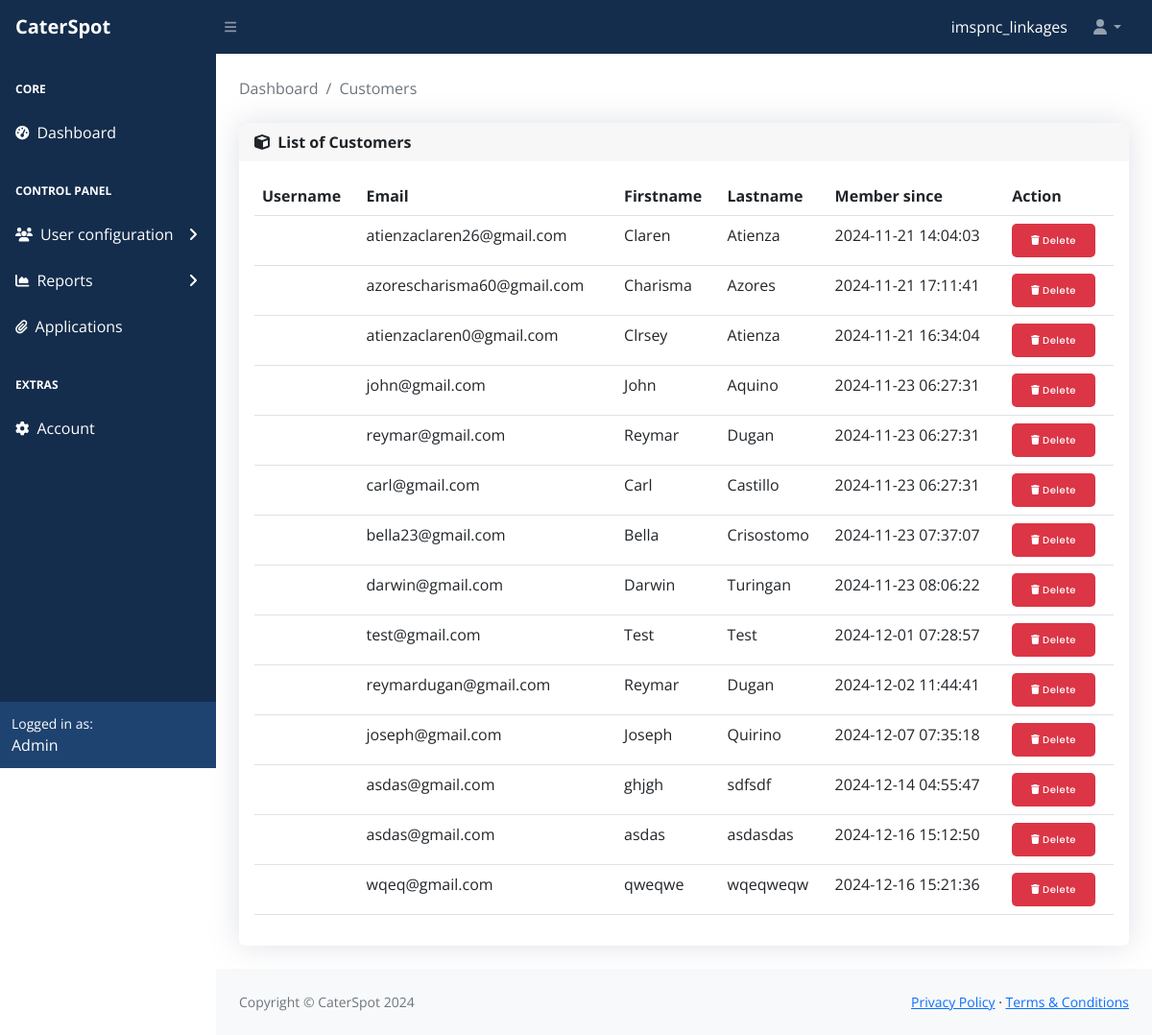
The app's page /admin/main/customers.php (signed in) with its own data.
### tables this page shows
CREATE TABLE `tbl_users` (
  `id` int(11) NOT NULL,
  `student_id` varchar(255) NOT NULL,
  `credential_id` text DEFAULT NULL,
  `attestation_object` text DEFAULT NULL,
  `client_data_json` text DEFAULT NULL,
  `pin` varchar(255) NOT NULL,
  `firstname` varchar(255) NOT NULL,
  `lastname` varchar(255) NOT NULL,
  `email` varchar(255) NOT NULL,
  `phone` varchar(255) NOT NULL,
  `address` text NOT NULL,
  `program_id` int(11) NOT NULL,
  `company_id` varchar(255) NOT NULL,
  `coordinator_id` int(11) NOT NULL,
  `status` varchar(255) NOT NULL,
  `createdAt` timestamp NOT NULL DEFAULT current_timestamp() ON UPDATE current_timestamp(),
  `profile_pic` varchar(255) NOT NULL,
  `reset_token` varchar(255) NOT NULL,
  `token_expiry` datetime NOT NULL
);

### admin/main/functions/fetch-admin.php (called while the page is built, shortened)
<?php
require_once '../../config/conn.php';
function getAdmin($admin_id)
{
    global $DB_con;
    $sql = 'SELECT * FROM tbl_admin WHERE admin_id = :admin_id';
    $stmt = $DB_con->prepare($sql);
    $stmt->bindParam(':admin_id', $admin_id, PDO::PARAM_STR);
    $stmt->execute();
    $user = $stmt->fetch(PDO::FETCH_ASSOC);
    return $user;
}
if (isset($_SESSION['admin_id'])) {
    $admin_id = $_SESSION['admin_id'];
    $admin = getAdmin($admin_id);
    if ($admin) {
        $admin_username = $admin['username'];
    } else {
        echo "User not found";
    }
}
?>

### admin/main/functions/fetch-customers.php (called while the page is built)
<?php
require_once '../../config/conn.php';
if (isset($_SESSION['admin_id'])) {
    $sql = "SELECT * FROM tbl_users";
    try {
        $stmt = $DB_con->prepare($sql);
        $stmt->execute();
        $users = $stmt->fetchAll(PDO::FETCH_ASSOC);
    } catch (PDOException $e) {
        echo "Error: " . $e->getMessage();
    }
}
?>

### admin/main/customers.php (the view, shortened to what this page needs)
<?php
include_once 'functions/fetch-customers.php';
?>
<!DOCTYPE html>
<html lang="en">
<head>
    <link href="https://cdn.jsdelivr.net/npm/simple-datatables@7.1.2/dist/style.min.css" rel="stylesheet" />
    <link href="../vendor/css/styles.css" rel="stylesheet" />
    <link rel="stylesheet" href="https://cdnjs.cloudflare.com/ajax/libs/toastify-js/1.5.0/toastify.css"
 />
    <link rel="stylesheet" href="https://cdnjs.cloudflare.com/ajax/libs/toastify-js/1.5.0/toastify.min.css"
 />
</head>
<body class="sb-nav-fixed">
    <?php require_once 'includes/top-nav.php'; ?>
    <div id="layoutSidenav">
        <?php require_once 'includes/left-nav.php'; ?>
        <div id="layoutSidenav_content">
            <main>
                <div class="container-fluid px-4">
                    <br>
                    <ol class="breadcrumb mb-4">
                        <li class="breadcrumb-item"><a href="index.php" class="link-ref">Dashboard</a></li>
                        <li class="breadcrumb-item active">Customers</li>
                    </ol>
                    <div class="card mb-4">
                        <div class="card-header">
                            <div class="form-group">
                                <i class="fa-solid fa-cube"></i>&nbsp;
                                <b>List of Customers</b>
                            </div>
                        </div>
                        <div class="card-body">
                            <table id="datatablesSimple" class="table">
                                <thead>
                                    <tr>
                                        <th>Username</th>
                                        <th>Email</th>
                                        <th>Firstname</th>
                                        <th>Lastname</th>
                                        <th>Member since</th>
                                        <th>Action</th>
                                    </tr>
                                </thead>
                                <tbody>
                                    <?php foreach ($users as $user): ?>
                                        <tr>
                                            <td>
                                            </td>
                                            <td>
                                                <?php echo $user['email']; ?>
                                            </td>
                                            <td>
                                                <?php echo $user['firstname']; ?>
                                            </td>
                                            <td>
                                                <?php echo $user['lastname']; ?>
                                            </td>
                                            <td>
                                                <?php echo $user['createdAt']; ?>
                                            </td>
                                            <td>
                                                <button class="btn-get-del" data-toggle="modal" data-target="#DeleteModal"
                                                    data-user-id="<?php echo $user['user_id'] ?>"><i
                                                        class="fa-solid fa-trash"></i>
                                                    Delete</button>
                                            </td>
                                        </tr>
                                    <?php endforeach; ?>
                                </tbody>
                            </table>
                        </div>
                    </div>
                </div>
            </main>
            <?php require_once 'includes/footer.php'; ?>
        </div>
    </div>
</body>
</html>

### admin/main/includes/top-nav.php (shortened to what this page needs)
<?php
require_once '../../config/conn.php';
require_once 'functions/fetch-admin.php';
?>
<nav class="sb-topnav navbar navbar-expand navbar-dark bg-dark">
    <a class="navbar-brand ps-3" href="index.php" style="font-weight:bold;">CaterSpot</a>
    <button class="btn btn-link btn-sm order-1 order-lg-0 me-4 me-lg-0" id="sidebarToggle" href="#!"><i
            class="fas fa-bars"></i></button>
    <form class="d-none d-md-inline-block form-inline ms-auto me-0 me-md-3 my-2 my-md-0">
        <div class="input-group">
        <a class="dropdown-item" href="#!" style="color:#fff;"><?php echo $admin_username; ?>
        </div>
    </form>
    <ul class="navbar-nav ms-auto ms-md-0 me-3 me-lg-4">
        <li class="nav-item dropdown">
            <a class="nav-link dropdown-toggle" id="navbarDropdown" href="#" role="button" data-bs-toggle="dropdown"
                aria-expanded="false"><i class="fas fa-user fa-fw"></i></a>
        </li>
    </ul>
</nav>

### admin/main/includes/left-nav.php (shortened to what this page needs)
<div id="layoutSidenav_nav">
    <nav class="sb-sidenav accordion sb-sidenav-dark" id="sidenavAccordion">
        <div class="sb-sidenav-menu">
            <div class="nav">
                <div class="sb-sidenav-menu-heading">Core</div>
                <a class="nav-link" href="index.php">
                    <div class="sb-nav-link-icon"><i class="fas fa-tachometer-alt"></i></div>
                    Dashboard
                </a>
                <div class="sb-sidenav-menu-heading">Control Panel</div>
                <a class="nav-link collapsed" href="#" data-bs-toggle="collapse" data-bs-target="#collapsePages"
                    aria-expanded="false" aria-controls="collapsePages">
                    <div class="sb-nav-link-icon"><i class="fa-solid fa-users"></i></div>
                    User configuration
                    <div class="sb-sidenav-collapse-arrow"><i class="fas fa-angle-down"></i></div>
                </a>
                <a class="nav-link collapsed" href="#" data-bs-toggle="collapse" data-bs-target="#collapsePages2"
                    aria-expanded="false" aria-controls="collapsePages2">
                    <div class="sb-nav-link-icon"><i class="fas fa-chart-area"></i></div>
                    Reports
                    <div class="sb-sidenav-collapse-arrow"><i class="fas fa-angle-down"></i></div>
                </a>
                <a class="nav-link" href="applications.php">
                    <div class="sb-nav-link-icon"><i class="fa-solid fa-paperclip"></i></div>
                    Applications
                </a>
                <div class="sb-sidenav-menu-heading">Extras</div>
                <a class="nav-link" href="profile.php">
                    <div class="sb-nav-link-icon"><i class="fa-solid fa-gear"></i></div>
                    Account
                </a>
            </div>
        </div>
        <div class="sb-sidenav-footer">
            <div class="small">Logged in as:</div>
            Admin
        </div>
    </nav>
</div>

### admin/main/includes/footer.php
<footer class="py-4 bg-light mt-auto">
                <div class="container-fluid px-4">
                    <div class="d-flex align-items-center justify-content-between small">
                        <div class="text-muted">Copyright &copy; CaterSpot 2024</div>
                        <div>
                            <a href="#">Privacy Policy</a>
                            &middot;
                            <a href="#">Terms &amp; Conditions</a>
                        </div>
                    </div>
                </div>
            </footer>

### records on screen
tbl_users: email "atienzaclaren26@gmail.com", firstname "Claren", lastname "Atienza", createdAt "2024-11-21 14:04:03"
tbl_users: email "azorescharisma60@gmail.com", firstname "Charisma", lastname "Azores", createdAt "2024-11-21 17:11:41"
tbl_users: email "atienzaclaren0@gmail.com", firstname "Clrsey", lastname "Atienza", createdAt "2024-11-21 16:34:04"
tbl_users: email "john@gmail.com", firstname "John", lastname "Aquino", createdAt "2024-11-23 06:27:31"
tbl_users: email "reymar@gmail.com", firstname "Reymar", lastname "Dugan", createdAt "2024-11-23 06:27:31"
tbl_users: email "carl@gmail.com", firstname "Carl", lastname "Castillo", createdAt "2024-11-23 06:27:31"
tbl_users: email "bella23@gmail.com", firstname "Bella", lastname "Crisostomo", createdAt "2024-11-23 07:37:07"
tbl_users: email "darwin@gmail.com", firstname "Darwin", lastname "Turingan", createdAt "2024-11-23 08:06:22"
tbl_users: email "test@gmail.com", firstname "Test", lastname "Test", createdAt "2024-12-01 07:28:57"
tbl_users: email "reymardugan@gmail.com", firstname "Reymar", lastname "Dugan", createdAt "2024-12-02 11:44:41"
tbl_users: email "joseph@gmail.com", firstname "Joseph", lastname "Quirino", createdAt "2024-12-07 07:35:18"
tbl_users: email "asdas@gmail.com", firstname "ghjgh", lastname "sdfsdf", createdAt "2024-12-14 04:55:47"
tbl_users: email "asdas@gmail.com", firstname "asdas", lastname "asdasdas", createdAt "2024-12-16 15:12:50"
tbl_users: email "wqeq@gmail.com", firstname "qweqwe", lastname "wqeqweqw", createdAt "2024-12-16 15:21:36"

### other values on screen
$admin_username "imspnc_linkages"
